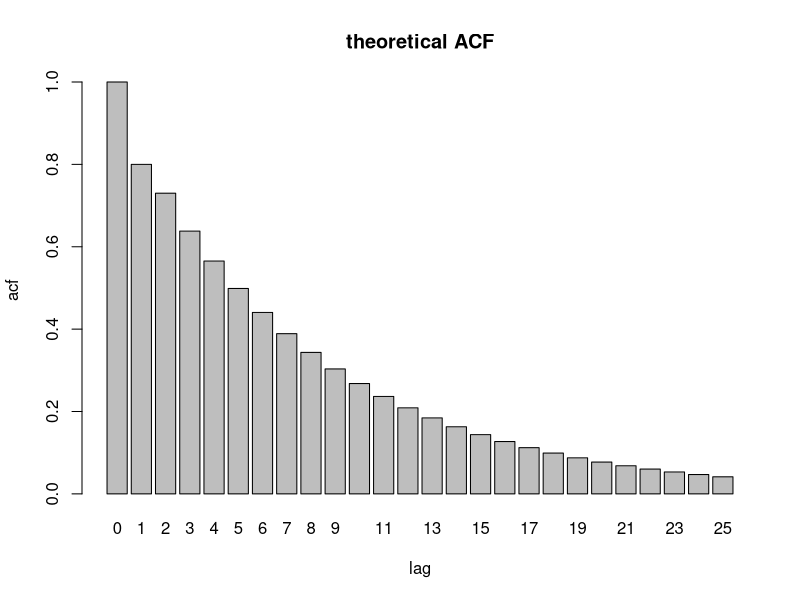
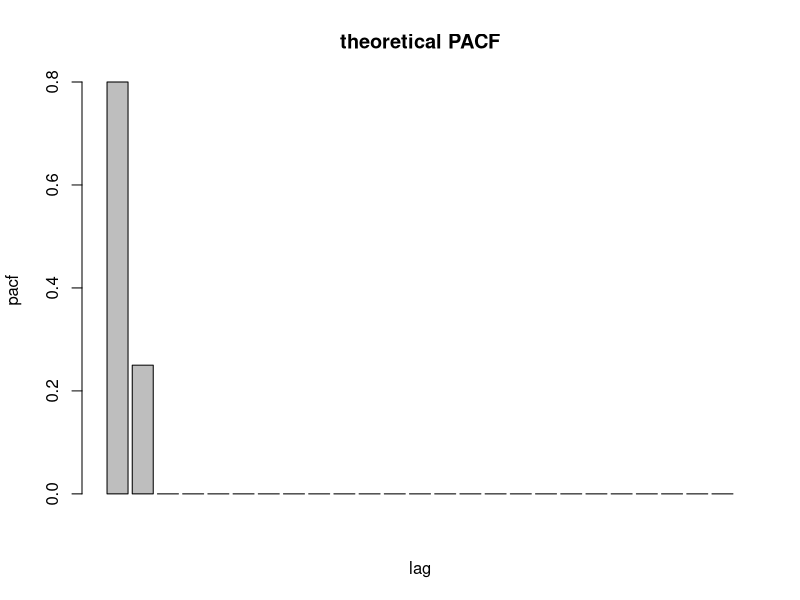

The R script that drew these images, in order: (Note: this script raises an error after producing the figures.)
library(magrittr)
library(forecast)

5.60
{
  
  # y = 25 + 0.6y_1 + 0.25y_2 + e
  
  # a ####
  acf = ARMAacf(ar = c(0.6,0.25),lag.max=25)
  pacf = ARMAacf(ar = c(0.6,0.25),lag.max=25, pacf = T)
    barplot(acf,main = "theoretical ACF",
            xlab = "lag",
            ylab = "acf")

    barplot(pacf,main = "theoretical PACF",
            xlab = "lag",
            ylab = "pacf")
    
  # b #### #AR1
    y.b = c(y1,y2)
    for(i in 3:50){
      y.b %<>% append(., 25 + 0.6*y.b[i-1] + 0.25*y.b[i-2] + rnorm(1,0,1))
    }
    y.b
      
      tsdisplay(y.b)
      #acf長的一樣
      #pacf lag 2 的時候不一樣
  
  # c ####
    y.c = c(y1,y2)
    for(i in 3:200){
      y.c %<>% append(., 25 + 0.6*y.c[i-1] + 0.25*y.c[i-2] + rnorm(1,0,1))
    }
    y.c
    tsdisplay(y.c)

}

5.61
{
  # y = 40 + 0.4e_1 + e
  # e ~ N(0,2)
  
  # a ####
  acf = ARMAacf(ma = c(0.4),lag.max = 25)
  pacf = ARMAacf(ma = 0.4,lag.max = 25,pacf=T)
    barplot(acf,main = "theoretical ACF", xlab = "lag",
          ylab = "acf")
    barplot(pacf,main = "theoretical ACF", xlab = "lag",
            ylab = "pacf")
    
  # b ####
    y = c(rnorm(1,0,sqrt(2)))
    for(i in 2:50){
      y %<>% append(., 40 + 0.4*y[i-1] + rnorm(1,0,sqrt(2)))
    }
      y
      tsdisplay(y)
    
  # c ####
    y.b = c(rnorm(1,0,sqrt(2)))
    for(i in 2:200){
      y.b %<>% append(., 40 + 0.4*y.b[i-1] + rnorm(1,0,sqrt(2)))
    }
      y.b
      tsdisplay(y.b)

}

5.62
{
  # y = 50 - 0.7y_1 + 0.5e_1 + e
  # e ~ N(0,2)
  
  # a ####
    acf = ARMAacf(ar = -0.7, ma = 0.5, lag.max = 25)
    pacf = ARMAacf(ar = -0.7, ma = 0.5, lag.max = 25, pacf = T)
    barplot(acf,main = "theoretical ACF",
            xlab = "lag",
            ylab = "acf")

    barplot(pacf,main = "theoretical PACF",
            xlab = "lag",
            ylab = "pacf")
  # b ####
    y.b = c(1)
    e = c(rnorm(1,0,sqrt(2)))
    for(i in 2:50){
      e[i] = 0.5*e[i-1]
      y.b[i] = 50 - 0.7*y.b[i-1] + e[i] + rnorm(1,0,sqrt(2))
    }
      tsdisplay(y.b)
  # c ####
    y.c = c(1)
    e = c(rnorm(1,0,sqrt(2)))
    for(i in 2:200){
      e[i] = 0.5*e[i-1]
      y.c[i] = 50 - 0.7*y.c[i-1] + e[i] + rnorm(1,0,sqrt(2))
    }
      tsdisplay(y.c)
}